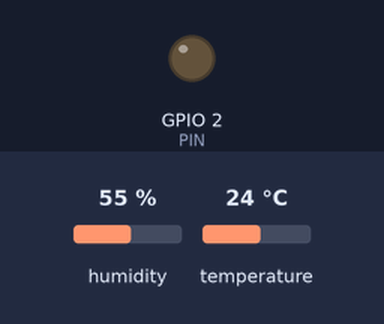
Simulated run of this sketch. Board: ESP32. On the bench: output pins drawn as LEDs (lit = HIGH). The inputs (shaded band) are chosen by the test bench; at power-on: humidity 55 %, temperature 24 °C. WiFi joins after 1.5 s; servers stay silent unless stated; what the sketch prints to the serial monitor is not drawn.

Above: at 0.1 s.
At 1.9 s:
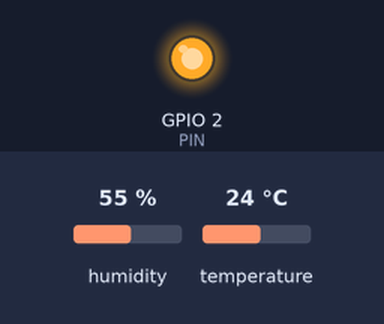
Timing chart, 0 to 3.4 s (numbered marks = the images above):
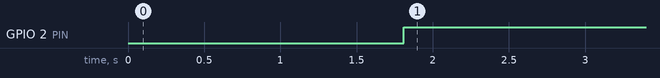

Measured:
- by itself, GPIO 2 (PIN): LOW → HIGH at 1.8 s

The sketch:

BTL_DHT22_nhom13.ino
```cpp
#include "DHT.h"  // gọi thư viện DHT22
#include <WiFi.h> //Gọi thư viện để kết nối WiFi
#include <Wire.h> //Gọi thư viện để đi dây cho LCD
#include <WiFiClient.h> // Gọi thư viện WiFiclient
#include "ThingSpeak.h" // Thư viện để gửi dữ liệu lên Thingspeak
#include "Timer.h"  //Dùng thư viện timer để ngắt
#include "LiquidCrystal_I2C.h" //Thư viện để kết nối và hiển thị LCD
#include <BlynkSimpleEsp32.h>

#define SECRET_SSID "Canh Lam_2.4G"    // Biến lưu tên WiFi
#define SECRET_PASS "duclam2k"         // Biến lưu mật khẩu WiFi
#define SECRET_CH_ID 1462888           // Biến lưu địa chỉ ID của ThingSpeak
#define SECRET_WRITE_APIKEY "8MZORTFQOAQY4Y45"   //Biến lưu mã API Key của ThingSpeak
#define DHTPIN 4 //Define chân DHT22 ở chân số 4 của ESP32
#define DHTTYPE DHT22 //Kiểu cảm biến là DHT22

char auth[] = "pKm-ol8DBwL4L5pNITC-MKAFFJ21sDoC"; // Biến lưu mã Auth Token để kết nối với app Blink
WiFiClient  client;  //Client bắt đầu được yêu cầu
//Lưu ID và API key của ThingSpeak vào biến mới
unsigned long myChannelNumber = SECRET_CH_ID;
const char * myWriteAPIKey = SECRET_WRITE_APIKEY;
String myStatus = "";
LiquidCrystal_I2C lcd(0x27, 16, 2); //Kết nối với LCD sau khi biết địa chỉ của nó
DHT dht(DHTPIN, DHTTYPE);         //Khai báo dht
Timer timer;                      //khai báo timer
BlynkTimer blynkTimer;            //Khai báo timer cho blynk
float h ;                         //Biến lưu giá trị độ ẩm
float t ;                         //Biến lưu giá trị nhiệt độ
int PIN = 2;                   //Chân điều khiển bật tắt tưới tiêu
void setup() {
  // setup chân bật tắt tưới tiêu
  pinMode(PIN, OUTPUT);
  pinMode(PIN, HIGH);
  Serial.begin(115200);  // Khởi tạo Serial
  ThingSpeak.begin(client);  // Khởi tạo ThingSpeak
  Serial.println(F("DHT22 test!"));  // In giá trị DHT22 test!
  dht.begin();             //DHT22 bắt đầu hoạt động
  //Cứ sau 5 giây, WiFi kiểm tra kết nối lại 1 lần
  timer.every(5000, connectWiFi);
  //Cứ sau 1 giây, DHT22 sẽ đọc dữ liệu 1 lần
  timer.every(1000, readDHT);
  //Kết nối với app blink và cứ sau 1 giây thì gửi dữ liệu 1 lần
  blynkTimer.setInterval(1000L, sendBlynk);
  Blynk.begin(auth, SECRET_SSID, SECRET_PASS);
  //Cứ sau 5 giây, LCD để cập nhật dữ liệu để hiển thị 1 lần
  timer.every(5000, DisplayLCD);
  //Cứ sau 20 giây,ThingSpeak sẽ cập nhật dữ liệu 1 lần
  timer.every(20000, sendToThingspeak);
}

void loop() {
  timer.update(); // Update timer
  // Chạy app blink
  Blynk.run();
  blynkTimer.run();
  //khi nhiệt độ lớn hơn 30 độ C và độ ẩm nhỏ hơn 75% thì máy bơm hoạt động
  if(t >= 50 && h <= 10 )
  {
  digitalWrite(PIN,LOW);
  }
  else
  {
  digitalWrite(PIN,HIGH);
  }
}

// Hàm kết nối WiFi
void connectWiFi() {
  Serial.println("WIFI");
  WiFi.mode(WIFI_STA);
  // Nếu WiFi không được kết nối với ESP32
  if (WiFi.status() != WL_CONNECTED) {
    WiFi.begin(SECRET_SSID, SECRET_PASS);
    Serial.print(".");
    Serial.println("\nWiFi Connected.");
    Serial.println(WiFi.localIP());
  }
}

//Hàm đọc và in dữ liệu DHT22 lên serial monitor
void readDHT() {
  h = dht.readHumidity(); // Đọc dữ liệu độ ẩm
  t = dht.readTemperature(); // Đọc dữ liệu nhiệt độ
  // Kiểm tra xem DHT22 có đọc được dữ liệu hay không
  if (isnan(h) || isnan(t) ) {
    Serial.println(F("Failed to read from DHT sensor!"));
    return;
  }
  // In dữ liệu lên serial monitor
  Serial.print(F("Độ ẩm : "));
  Serial.print(h);
  Serial.print(F("%  Nhiệt độ : "));
  Serial.println(t);
}

//Hàm gửi dữ liệu lên app blink
void sendBlynk() {
  float h = dht.readHumidity();
  float t = dht.readTemperature();
  Blynk.virtualWrite(V5, t); // Kết nối chân V5 trên app Blink để gửi nhiệt độ
  Blynk.virtualWrite(V6, h); // Kết nối chân V5 trên app Blink để gửi độ ẩm
}

//Hiển thị dữ liệu nhiệt độ độ ẩm lên LCD
void DisplayLCD() {
  //Kết nối các chân của I2C với ESP32
  Wire.begin(2, 0) ;
  lcd.backlight();
  lcd.setCursor(0, 0);
  lcd.print("Nhiet do: ");
  lcd.print(t);
  lcd.print("C");
  lcd.setCursor(0, 1);
  lcd.print("Do am: ");
  lcd.print(h);
  lcd.print("%");
}

//Hàm gửi dữ liệu lên ThingSpeak
void sendToThingspeak() {
  ThingSpeak.setField(1, t);
  ThingSpeak.setField(2, h);
  //Hiển thị vào kênh mình đã tạo
  ThingSpeak.writeFields(myChannelNumber, myWriteAPIKey);
}
```
